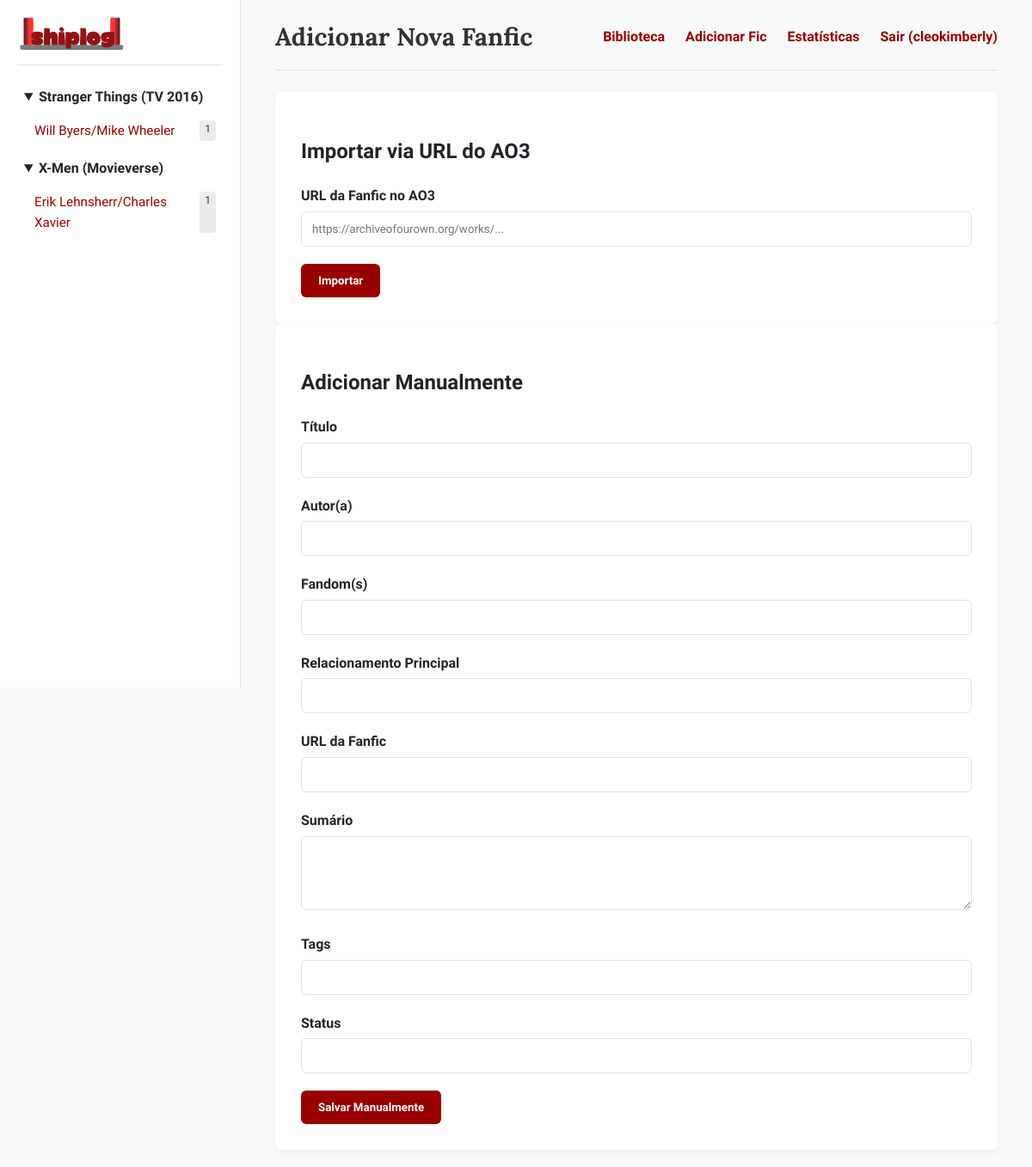
The app's page /add (signed in) with its own data.
### models.py (models this page shows, shortened)
class Fic(db.Model):
    id = db.Column(db.Integer, primary_key=True)
    title = db.Column(db.String(200), nullable=False)
    author = db.Column(db.String(100), nullable=False)
    fandom = db.Column(db.String(200), nullable=False)
    relationship = db.Column(db.String(200), nullable=True)
    summary = db.Column(db.Text, nullable=True)
    tags = db.Column(db.Text, nullable=True)
    status = db.Column(db.String(50), nullable=True)
    date_published = db.Column(db.String(50), nullable=True)
    source_url = db.Column(db.String(500), nullable=True)
    date_read = db.Column(db.Date, nullable=True)
    comment = db.Column(db.String(500), nullable=True)
    rating = db.Column(db.Integer, nullable=True) # NOVA COLUNA
    user_id = db.Column(db.Integer, db.ForeignKey('user.id'), nullable=False)

class User(UserMixin, db.Model):
    id = db.Column(db.Integer, primary_key=True)
    username = db.Column(db.String(80), unique=True, nullable=False)
    password_hash = db.Column(db.String(256), nullable=False)
    fics = db.relationship('Fic', backref='owner', lazy=True, cascade="all, delete-orphan")

### app.py (the view, shortened to what this page needs)
@app.route('/add', methods=['GET', 'POST'])
@login_required
def add_fic():
    url_form = AddFicUrlForm()
    manual_form = AddFicManualForm()
    return render_template('add_fic.html', url_form=url_form, manual_form=manual_form, title="Adicionar Fanfic")

### app.py
class AddFicUrlForm(FlaskForm):
    url = URLField('URL da Fanfic no AO3', validators=[DataRequired()])
    submit = SubmitField('Importar Fanfic')

class AddFicManualForm(FlaskForm):
    title = StringField('Título', validators=[DataRequired()])
    author = StringField('Autor(a)', validators=[DataRequired()])
    fandom = StringField('Fandom(s)', validators=[DataRequired()])
    relationship = StringField('Relacionamento Principal')
    summary = TextAreaField('Sumário')
    tags = StringField('Tags (separadas por vírgula)')
    status = StringField('Status')
    source_url = URLField('URL da Fanfic', validators=[DataRequired()])
    submit = SubmitField('Salvar Manualmente')

### app.py (called while the page is built)
@login_manager.user_loader
def load_user(user_id):
    return User.query.get(int(user_id))

@app.context_processor
def inject_sidebar_data():
    if not current_user.is_authenticated:
        return dict(sidebar_data={})
    fics = Fic.query.filter_by(user_id=current_user.id).order_by(Fic.title).all()
    sidebar_data = {}
    for fic in fics:
        main_fandom = fic.fandom.split(',')[0].strip()
        if main_fandom not in sidebar_data:
            sidebar_data[main_fandom] = {}
        relationship = fic.relationship or "Geral"
        if relationship not in sidebar_data[main_fandom]:
            sidebar_data[main_fandom][relationship] = []
        sidebar_data[main_fandom][relationship].append(fic)
    return dict(sidebar_data=sidebar_data)

### templates/add_fic.html (shortened to what this page needs)
{% extends "base.html" %}
{% block header %}Adicionar Nova Fanfic{% endblock %}
{% block content %}
<div class="add-fic-forms">
    <div class="form-container">
        <h2>Importar via URL do AO3</h2>
        <form method="POST" action="{{ url_for('add_fic') }}">
            <div class="form-group">
                {{ url_form.url.label }}
                {{ url_form.url(class="form-control", placeholder="https://archiveofourown.org/works/...") }}
            </div>
            <button type="submit" name="submit_url" class="btn btn-primary">Importar</button>
        </form>
    </div>
    <div class="form-container">
        <h2>Adicionar Manualmente</h2>
        <form method="POST" action="{{ url_for('add_fic') }}">
            <div class="form-group"><label>Título</label>{{ manual_form.title(class="form-control") }}</div>
            <div class="form-group"><label>Autor(a)</label>{{ manual_form.author(class="form-control") }}</div>
            <div class="form-group"><label>Fandom(s)</label>{{ manual_form.fandom(class="form-control") }}</div>
            <div class="form-group"><label>Relacionamento Principal</label>{{ manual_form.relationship(class="form-control") }}</div>
            <div class="form-group"><label>URL da Fanfic</label>{{ manual_form.source_url(class="form-control") }}</div>
            <div class="form-group"><label>Sumário</label>{{ manual_form.summary(class="form-control", rows=4) }}</div>
            <div class="form-group"><label>Tags</label>{{ manual_form.tags(class="form-control") }}</div>
            <div class="form-group"><label>Status</label>{{ manual_form.status(class="form-control") }}</div>
             <button type="submit" name="submit_manual" class="btn btn-primary">Salvar Manualmente</button>
        </form>
    </div>
</div>
{% endblock %}

### templates/base.html (shortened to what this page needs)
<!DOCTYPE html>
<html lang="pt-br">
<head>
    <link rel="stylesheet" href="{{ url_for('static', filename='css/style.css') }}">
</head>
<body>
    <div class="container">
        {% if not request.endpoint in ['home', 'login', 'register'] %}
            {% include '_sidebar.html' %}
        {% endif %}
        <main class="main-content">
            {% if not request.endpoint in ['home', 'login', 'register'] %}
                <header class="main-header">
                    <div class="header-content">
                        <h1>{% block header %}{{ title or 'Bem-vindo(a)!' }}{% endblock %}</h1>
                        <nav class="main-nav">
                            <a href="{{ url_for('library') }}">Biblioteca</a>
                            <a href="{{ url_for('add_fic') }}">Adicionar Fic</a>
                            <a href="{{ url_for('stats') }}">Estatísticas</a>
                            <a href="{{ url_for('logout') }}">Sair ({{ current_user.username }})</a>
                        </nav>
                    </div>
                </header>
            {% endif %}
            <div class="content">
                {% block content %}{% endblock %}
            </div>
        </main>
    </div>
</body>
</html>

### templates/_sidebar.html
<aside class="sidebar">
    <div class="sidebar-header">
      <a href="{{ url_for('library') }}" class="sidebar-logo">
        <img src="{{ url_for('static', filename='img/shiplog.png') }}" alt="Shiplog Logo">
      </a>
    </div>
    <nav class="fandom-nav">
        <ul>
            {% for fandom, relationships in sidebar_data|dictsort %}
                <li>
                    <details open>
                        <summary>{{ fandom }}</summary>
                        <ul class="relationship-list">
                            {% for relationship, fics in relationships|dictsort %}
                                <li>
                                    <a href="{{ url_for('library', fandom=fandom, relationship=relationship) }}">{{ relationship }} <span>{{ fics|length }}</span></a>
                                </li>
                            {% endfor %}
                        </ul>
                    </details>
                </li>
            {% else %}
                <li class="no-fics-message">
                    <span>Nenhuma fic na biblioteca.</span>
                    <a href="{{ url_for('add_fic') }}" class="btn btn-secondary btn-small">Adicionar</a>
                </li>
            {% endfor %}
        </ul>
    </nav>
</aside>

### static/css/style.css (style rules this page uses)
:root { --primary-color: #990000; --secondary-color: #6a0000; --background-color: #f8f9fa; --surface-color: #ffffff; --text-color: #212529; --text-muted-color: #6c757d; --border-color: #dee2e6; --font-serif: 'Lora', 'Georgia', serif; --font-sans: 'Nunito Sans', sans-serif; --border-radius: 8px; --shadow: 0 4px 8px rgba(0, 0, 0, 0.05); }
body { font-family: var(--font-sans); margin: 0; background-color: var(--background-color); color: var(--text-color); line-height: 1.6; }
.container { display: flex; }
a { color: var(--primary-color); text-decoration: none; transition: color 0.2s; }
.sidebar { width: 280px; min-width: 280px; background-color: var(--surface-color); border-right: 1px solid var(--border-color); padding: 20px; height: 100vh; position: sticky; top: 0; overflow-y: auto; box-sizing: border-box; }
.main-content { flex-grow: 1; padding: 20px 40px; box-sizing: border-box; }
.main-header { margin-bottom: 25px; }
.header-content { display: flex; justify-content: space-between; align-items: center; padding-bottom: 15px; border-bottom: 1px solid var(--border-color); }
.main-header h1 { font-family: var(--font-serif); color: #333; margin: 0; font-size: 1.8em; }
.main-nav a { margin-left: 20px; font-weight: 700; }
.sidebar-header { padding-bottom: 15px; margin-bottom: 15px; border-bottom: 1px solid var(--border-color); }
.sidebar-logo { display: flex; align-items: center; gap: 10px; color: #000; }
.sidebar-logo img { height: 40px; }
.fandom-nav ul { list-style: none; padding: 0; }
.fandom-nav details { margin-bottom: 5px; }
.fandom-nav summary { font-weight: 700; cursor: pointer; padding: 8px; border-radius: 6px; transition: background-color 0.2s; }
.fandom-nav .relationship-list a { display: flex; justify-content: space-between; padding: 6px 8px 6px 20px; border-radius: 6px; font-size: 0.95em; }
.fandom-nav .relationship-list span { background-color: #e9ecef; padding: 1px 6px; border-radius: 4px; font-size: 0.8em; }
.form-container, .details-container, .auth-form { background-color: var(--surface-color); padding: 30px; border-radius: var(--border-radius); box-shadow: var(--shadow); }
.form-group { margin-bottom: 20px; }
.form-group label { display: block; margin-bottom: 5px; font-weight: 700; }
.form-control { width: 100%; padding: 12px; border: 1px solid var(--border-color); border-radius: 6px; box-sizing: border-box; font-family: inherit; transition: border-color 0.2s, box-shadow 0.2s; }
.btn { padding: 12px 20px; border: none; border-radius: 6px; cursor: pointer; font-weight: 700; font-family: var(--font-sans); transition: background-color 0.2s, transform 0.1s; display: inline-block; text-align: center; }
.btn-primary { background-color: var(--primary-color); color: white; }

### records on screen
Fic: fandom "Stranger Things (TV 2016)", relationship "Will Byers/Mike Wheeler", fics "1"
Fic: fandom "X-Men (Movieverse)", relationship "Erik Lehnsherr/Charles Xavier", fics "1"
User: username "cleokimberly"

### other values on screen
{{ url_form.url.label }} "URL da Fanfic no AO3"
